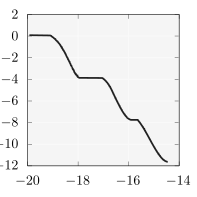

Generate this figure with gnuplot:
set size square
unset key
set lmargin 2
set rmargin 1
set tmargin 1
set bmargin 2

set xtics 2
set ytics 2

# set format x "$%.1f$"
# set format y "$%.1f$"

plot 'kursawe_1000_616_59.dat' u 1:2 w lines lw 5 lc rgb "#222222"
